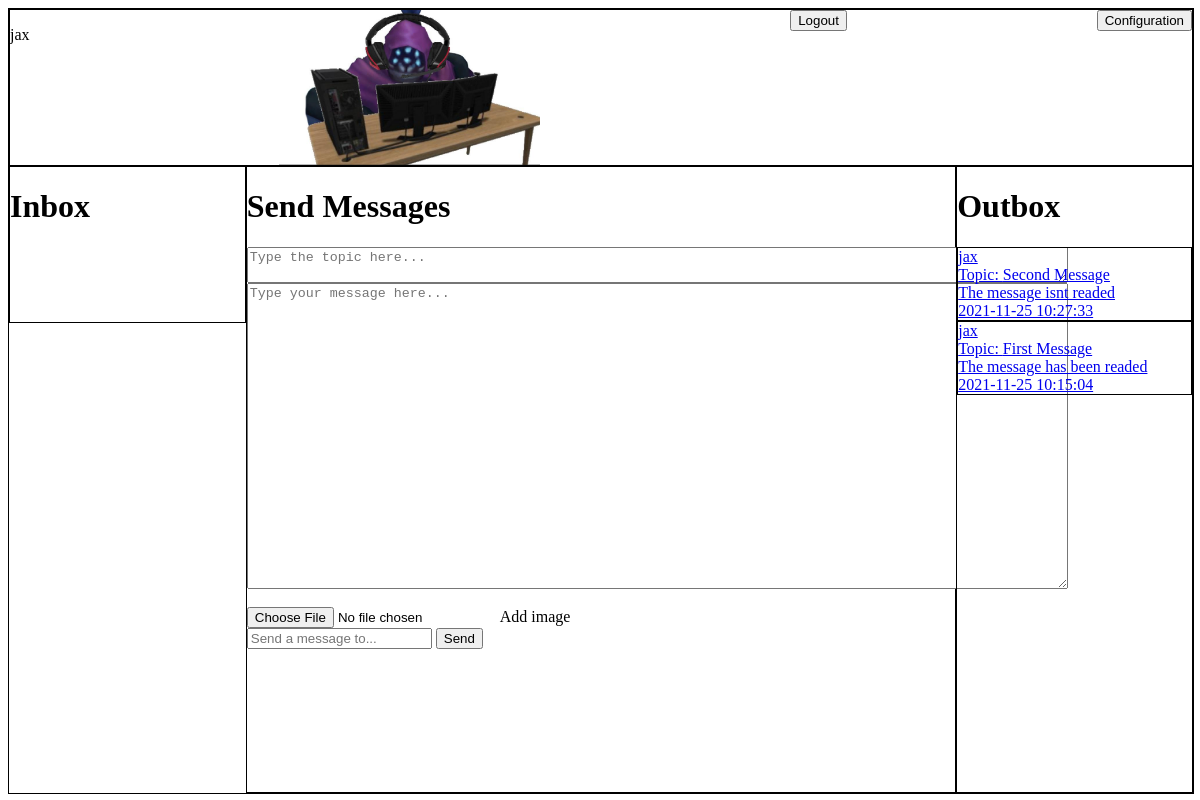
Screenshot of /home.php (signed in) with the database file from the repository.
### tables this page shows
CREATE TABLE `users` (
  `id` mediumint(9) NOT NULL,
  `name` varchar(100) NOT NULL,
  `password` varchar(100) NOT NULL,
  `email` varchar(100) NOT NULL,
  `picture` varchar(500) NOT NULL,
  `date` date NOT NULL
);

CREATE TABLE `chat` (
  `msgId` int(11) NOT NULL,
  `sender_username` varchar(100) NOT NULL,
  `receiver_username` varchar(100) NOT NULL,
  `msg_content` varchar(255) NOT NULL,
  `date` datetime NOT NULL DEFAULT current_timestamp(),
  `readed` tinyint(1) NOT NULL DEFAULT 0,
  `picture` varchar(255) DEFAULT NULL,
  `topic` varchar(20) NOT NULL
);

### home.php (the view, shortened to what this page needs)
<?php
require_once('configuration.php');
?>
<html>
<head>
</head>
<body>
    <div class="todo">
        <div class="profile">
            <?php
                $user = $_SESSION['name'];
                $get_user = "select * from users where name like '$user'";
                $result = $conn->query($get_user);
                $rowCount = $result->fetch();
                $username = $rowCount['name'];
                $user_profile_pic =$rowCount['picture'];
            ?>
            <p><?php echo $username; ?></p>
                <img src="<?php echo $user_profile_pic; ?>">
                <a href="./logout.php"><button name="logout">Logout</button></a>
                <a href="./profile_configuration.php?name=<?=$user;?>"><button name="change">Configuration</button></a>
        </div>
        <div class="list_messages">
        <h1>Inbox</h1>
        </div>
        <div class="chat_messages">
        <h1>Send Messages</h1>
           <form action="<?php echo htmlspecialchars($_SERVER["PHP_SELF"]); ?>"  method="POST" autocomplete="off" enctype="multipart/form-data">
                    <textarea rows="2" cols="100" name="topic" placeholder="Type the topic here..." autofocus></textarea>
                <div class="message-box2">
                    <textarea rows="20" cols="100" name="message" placeholder="Type your message here..." autofocus></textarea>
                </div>
                <br>
                <input type="file" name="fileToUpload">Add image
                <br>
                    <input type="text" name="receptor" placeholder="Send a message to...">
                    <button type="submit">Send</button>
            </form>
        </div>
        <div class="bandeja_salida">
        <h1>Outbox</h1>
        <?php
            $query_m = "select * from chat where sender_username ='$user'  ORDER BY date DESC";
            $result_m = $conn ->query($query_m);
            $select_m = $result_m->fetchAll(PDO::FETCH_ASSOC);
           ?>
           <?php
            foreach($select_m as $message):
           ?>
           <a href="mensajeSender.php?id=<?=$message['msgId'];?>">
           <div class="mensaje">
                <?=$message['sender_username'];?>
                <br>
                Topic:
                <?=$message['topic'];?>
                <br>
                <?php
                    if($message['readed']>0)
                    {
                        echo "The message has been readed";
                    }else
                    {
                        echo "The message isnt readed";
                    }
                ?>
              <br>
              <?=$message['date'];?>
                    <br>
            </div>
                </a>
            <?php
            endforeach;
            ?>
        </div>
    </div>
</body>
</html>

### home.php (style rules this page uses)
.todo { display: grid; border: 1px solid black; width: 100%; height: 100%; grid-template-columns: repeat(5, 20%); grid-template-rows: repeat(5, 20%); grid-auto-flow:column; }
.todo>div { border: 1px solid black; }
.profile { display:flex; grid-column: span 5; justify-content:space-between; }
.chat_messages { grid-row: span 4; grid-column: span 3; }
.bandeja_salida { grid-row: span 4; }
.mensaje { position: relative; border: 1px solid black; }

### rows the page displays
users: name "jax", picture (picture)
chat: sender_username "jax", topic "Second Message", readed "The message isnt readed", date "2021-11-25 10:27:33"
chat: sender_username "jax", topic "First Message", readed "The message has been readed", date "2021-11-25 10:15:04"
